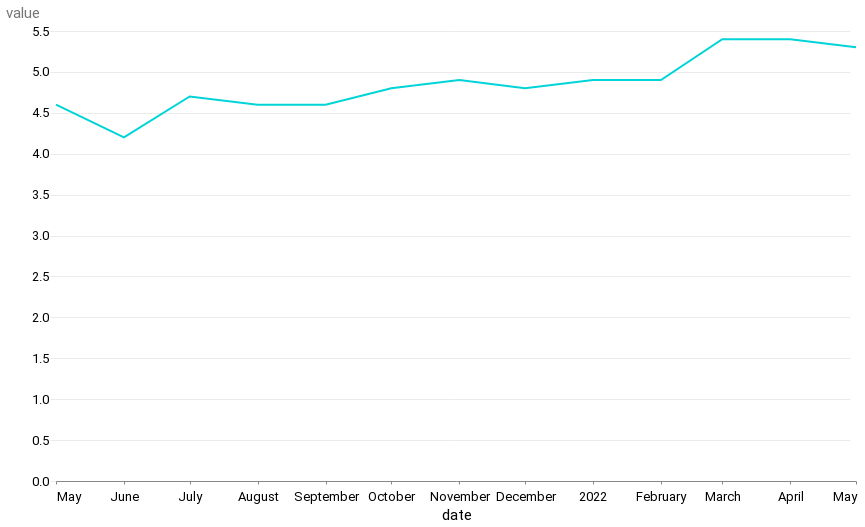

This figure's notebook cell:
### Markdown cell above
#### Chart it

### Code cell
alt.Chart(inflation_1y_df[inflation_1y_df["date"] >= one_yr_ago]).mark_line(
    strokeWidth=2
).encode(
    x="date:T",
    y="value",
)

### Figure 1 — Vega-Lite specification as saved in the notebook (floating-point values rounded to 4 significant figures)
{"config": {"view": {"width": 800, "height": 450, "strokeOpacity": 0}, "background": "#ffffff", "title": {"anchor": "start", "font": "Summit Sans", "fontColor": "palette[\"black\"]", "fontSize": 18, "fontWeight": "normal"}, "arc": {"fill": "#00d4d8"}, "area": {"fill": "#00d4d8"}, "line": {"stroke": "#00d4d8", "strokeWidth": 3}, "path": {"stroke": "#00d4d8"}, "rect": {"fill": "#00d4d8"}, "shape": {"stroke": "#00d4d8"}, "bar": {"fill": "#00d4d8"}, "point": {"stroke": "#00d4d8"}, "symbol": {"fill": "#00d4d8", "size": 30}, "axis": {"titleFont": "Roboto", "titleFontSize": 15, "titleFontWeight": "normal", "labelFont": "Roboto, sans", "labelFontSize": 13, "labelFontWeight": "normal"}, "axisX": {"labelAngle": 0, "labelPadding": 6, "tickSize": 3, "grid": false}, "axisY": {"labelBaseline": "middle", "maxExtent": 45, "minExtent": 45, "titleAlign": "left", "titleAngle": 0, "titleX": -45, "titleY": -11, "domainOpacity": 0, "gridWidth": 0.6, "gridColor": "#dddddd", "offset": 6, "tickSize": 0, "titleColor": "#767676"}, "legend": {"titleFont": "Roboto", "titleFontSize": 15, "titleFontWeight": "normal", "symbolType": "square", "labelFont": "Roboto, sans", "labelFontSize": 13}, "range": {"category": ["#005f66", "#e37e2d", "#d64a3b", "#76b0ef", "#c1bc40"], "diverging": ["#e68a4f", "#f4bb6a", "#f9e39c", "#dadfe2", "#a6b7c6", "#849eae"], "heatmap": ["#7ff6f6", "#00eeef", "#00d4d8", "#00abb2", "#00848b", "#fbf2c7", "#00363d"], "ordinal": ["#7ff6f6", "#00eeef", "#00d4d8", "#00abb2", "#00848b", "#fbf2c7", "#00363d"], "ramp": ["#7ff6f6", "#00eeef", "#00d4d8", "#00abb2", "#00848b", "#fbf2c7", "#00363d"]}}, "data": {"name": "data-e65f0c0d958be174971d1812dee7b049"}, "mark": {"type": "line", "strokeWidth": 2}, "encoding": {"x": {"field": "date", "type": "temporal"}, "y": {"field": "value", "type": "quantitative"}}, "$schema": "https://vega.github.io/schema/vega-lite/v4.17.0.json", "datasets": {"data-e65f0c0d958be174971d1812dee7b049": [{"date": "2022-05-01T00:00:00", "value": 5.3, "indicator": "University of Michigan: inflation expectation"}, {"date": "2022-04-01T00:00:00", "value": 5.4, "indicator": "University of Michigan: inflation expectation"}, {"date": "2022-03-01T00:00:00", "value": 5.4, "indicator": "University of Michigan: inflation expectation"}, {"date": "2022-02-01T00:00:00", "value": 4.9, "indicator": "University of Michigan: inflation expectation"}, {"date": "2022-01-01T00:00:00", "value": 4.9, "indicator": "University of Michigan: inflation expectation"}, {"date": "2021-12-01T00:00:00", "value": 4.8, "indicator": "University of Michigan: inflation expectation"}, {"date": "2021-11-01T00:00:00", "value": 4.9, "indicator": "University of Michigan: inflation expectation"}, {"date": "2021-10-01T00:00:00", "value": 4.8, "indicator": "University of Michigan: inflation expectation"}, {"date": "2021-09-01T00:00:00", "value": 4.6, "indicator": "University of Michigan: inflation expectation"}, {"date": "2021-08-01T00:00:00", "value": 4.6, "indicator": "University of Michigan: inflation expectation"}, {"date": "2021-07-01T00:00:00", "value": 4.7, "indicator": "University of Michigan: inflation expectation"}, {"date": "2021-06-01T00:00:00", "value": 4.2, "indicator": "University of Michigan: inflation expectation"}, {"date": "2021-05-01T00:00:00", "value": 4.6, "indicator": "University of Michigan: inflation expectation"}]}}
